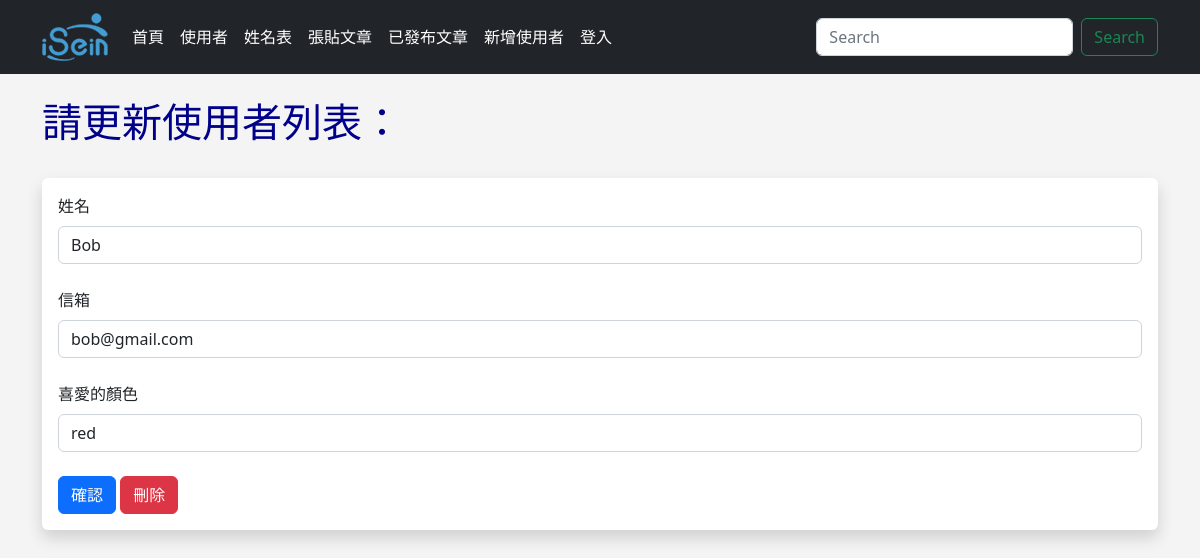
Screenshot of /update/1 with the database file from the repository.
### app.py (models this page shows, shortened)
class Users(db.Model, UserMixin):
    id = db.Column(db.Integer, primary_key=True)
    username = db.Column(db.String(20), nullable=False)
    name = db.Column(db.String(200), nullable=False)
    email = db.Column(db.String(200), nullable=False, unique=True)
    favorite_color = db.Column(db.String(120))
    password_hash = db.Column(db.String(128))
    date_added = db.Column(db.DateTime, default=datetime.utcnow)
    @property
    def password(self):
        raise AttributeError("哈希屬性不可讀取！")

### app.py (the view)
@app.route('/update/<int:id>', methods=['GET', 'POST'])
def update(id):
    form=UserForm()
    name_to_update=Users.query.get_or_404(id)
    if request.method == 'POST':
        name_to_update.name=request.form['name']
        name_to_update.email=request.form['email']
        name_to_update.favorite_color=request.form['favorite_color']
        try:
            db.session.commit()
            flash('使用者已成功更新')
            return render_template('update.html',
                form=form,
                name_to_update=name_to_update
                )
        except:
            flash("看來有些問題，請再試試！")
            return render_template("update.html",
                form=form,
                name_to_update=name_to_update
                )
    else:
        return render_template("update.html",
            form=form,
            name_to_update=name_to_update,
            id=id)

### app.py
class UserForm(FlaskForm):
    name = StringField("姓名", validators=[DataRequired()])
    username = StringField("暱稱")
    email = StringField("信箱", validators=[DataRequired()])
    favorite_color = StringField("喜愛的顏色")
    password_hash = PasswordField('請輸入密碼',
        validators=[DataRequired(),
        EqualTo('password_hash2', message='密碼必須匹配')])
    password_hash2 = PasswordField('請再次輸入密碼', validators=[DataRequired()])
    submit = SubmitField("確認")

### templates/update.html (shortened to what this page needs)
{% extends 'base.html' %}
{% block content %}
    {% if name %}
        <h1>使用者更新</h1>
        <br/><br/><br/>
        <table class="table table-hover table-bordered table-striped">
            {% for our_user in our_users %}
                <tr>
                    <td>{{ our_user.id }}. {{ our_user.name }} - {{ our_user.email }} - {{ our_user.favorite_color }}</td>
                </tr>
            {% endfor %}
        </table>
    {% else %}
        <h1>請更新使用者列表：</h1>
        <br/>
        <div class="shadow p-3 mb-5 bg-body rounded">
            <form action="/update/{{ name_to_update.id }}" method="POST">
                {{ form.name.label(class="form-label") }}
                {{ form.name(class="form-control", value=name_to_update.name) }}
                <br/>
                {{ form.email.label(class="form-label") }}
                {{ form.email(class="form-control", value=name_to_update.email) }}
                <br/>
                {{ form.favorite_color.label(class="form-label") }}
                {{ form.favorite_color(class="form-control", value=name_to_update.favorite_color) }}
                <br/>
                {{ form.submit(class="btn btn-primary") }}
                <a href="{{ url_for('delete', id=id) }}" class="btn btn-danger">刪除</a>
            </form>
        </div>
    <br/><br/><br/>
    {% endif %}
{% endblock %}

### static/css/style.css (style rules this page uses)
h1 { color: darkblue; font-size:40px; }
body { background: #f4f4f4f0; }

### rows the page displays
Users: name "Bob", email "bob@gmail.com", favorite_color "red"
